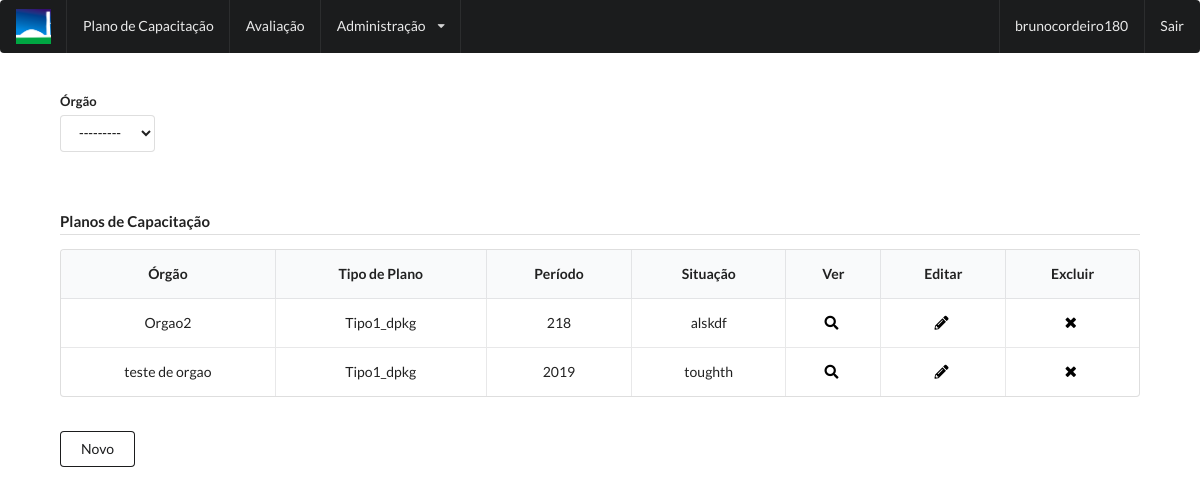
The page /plano/ (signed in) on the database its author committed.
### novo_capacita/models.py (models this page shows)
class Orgao(models.Model):
    cod_orgao = models.AutoField(primary_key=True)
    nome = models.CharField(max_length=200)
    def __str__(self):
        return self.nome
    class Meta:
        db_table = 'Orgao'

class Plano_Capacitacao(models.Model):
    cod_plano_capacitacao = models.AutoField(primary_key=True)
    cod_orgao = models.ForeignKey('Orgao', on_delete=models.CASCADE)
    cod_tipo_plano_capacitacao = models.ForeignKey('Tipo_Plano_Capacitacao', on_delete=models.CASCADE)
    situacao = models.CharField(max_length=200)
    qtd_servidores_efetivos = models.IntegerField()
    qtd_servidores_comissionados = models.IntegerField()
    ano_plano_capacitacao = models.DecimalField(decimal_places=0, max_digits=4, null= False)
    ind_excluido = models.DecimalField(default=0,decimal_places=0, max_digits=2)
    class Meta:
        db_table = 'Plano_Capacitacao'

class Tipo_Plano_Capacitacao(models.Model):
    cod_tipo_plano_capacitacao = models.AutoField(primary_key=True)
    sgl_tipo_plano_capacitacao = models.CharField(max_length = 6, null=False)
    nome_tipo_plano_capacitacao = models.CharField(max_length= 200, null=False)
    ind_excluido = models.DecimalField(default=0,decimal_places=0, max_digits=2)
    def __str__(self):
        return self.nome_tipo_plano_capacitacao
    class Meta:
        db_table = 'Tipo_Plano_Capacitacao'

### novo_capacita/views.py (the view)
# urls.py: url(r'^plano/$', views.plano, name="plano"),
def plano(request):
    planos = Plano_Capacitacao.objects.all()
    plano_filter = PlanoFilter(request.GET, queryset=planos)
    form = PlanoForm()
    return render(request, 'novo_capacita/plano_capacitacao.html', {'filter' : plano_filter, 'form' : form})

### novo_capacita/forms.py
class PlanoForm(forms.ModelForm):
    class Meta:
        model = Plano_Capacitacao
        fields = ('cod_orgao', 'cod_tipo_plano_capacitacao', 'ano_plano_capacitacao','situacao', 'qtd_servidores_efetivos', 'qtd_servidores_comissionados')
        labels = {
            'cod_orgao' : 'Órgão'
        }

### novo_capacita/templates/novo_capacita/plano_capacitacao.html (shortened to what this page needs)
{% extends 'novo_capacita/base.html' %}
{% block content %}
    <div class="table_div">
        <form class="ui form" method="get">
            <div class="two fields">
                <div class="select_orgao field">
                    <label>Órgão</label>
                    {{ filter.form.cod_orgao }}
                </div>
            </div>
        </form>
        <br>
        <h4 class="ui dividing header">Planos de Capacitação</h4>
        <table class="ui celled padded table">
            <thead>
                <tr class="center aligned">
                <th>Órgão</th>
                <th>Tipo de Plano</th>
                <th>Período</th>
                <th>Situação</th>
                <th>Ver</th>
                <th>Editar</th>
                <th>Excluir</th>
                </tr>
            </thead>
            <tbody>
                {% for plano in filter.qs %}
                    <tr class="center aligned">
                        <td>{{plano.cod_orgao}}</td>
                        <td>{{plano.cod_tipo_plano_capacitacao}}</td>
                        <td>{{plano.ano_plano_capacitacao}}</td>
                        <td>{{plano.situacao}}</td>
                        <td><a class="links" href="{% url 'plano_show' plano.cod_plano_capacitacao %}"><i class="search icon"></i></a></td>
                        <td><a class="links" href="{% url 'plano_edit' plano.cod_plano_capacitacao %}"><i class="pencil icon"></i></a></td>
                        <td><a class="links" href="{% url 'plano_delete' plano.cod_plano_capacitacao %}"><i class="delete icon"></i></a></td>
                    </tr>
                {% endfor %}
            </tbody>
        </table>
        <br>
        <a href="/plano/new/"><button class="ui button basic secondary">Novo</button></a>
    </div>
    {% endblock %}

### novo_capacita/templates/novo_capacita/base.html (shortened to what this page needs)
{% load staticfiles %}
<!DOCTYPE html>
<html>
<head>
    <link rel="stylesheet" href="{% static 'css/semantic.min.css' %}">
    <link rel="stylesheet" href="{% static 'css/table.css' %}">
</head>
<body>
    <div class="ui inverted menu">
        <div class="item">
            <img src="{% static 'images/senado.png' %}">
        </div>
        <a href="/plano/" class="item">Plano de Capacitação</a>
        <a class="item">Avaliação</a>
        <div class="ui dropdown item">
            Administração
            <i class="dropdown icon"></i>
        </div>
        {% if user.is_authenticated %}
        <div class="right menu">
            <div class="ui item">
                {{ user.username }}
            </div>
            <a class="ui item" href="/logout/">
                Sair
            </a>
        </div>
        {% endif %}
    </div>
        {% if user.is_authenticated %}
            {% block content %}
            {% endblock %}
        {% else %}
            <div class="ui container">
                <h4 class="ui dividing header">Você não está logado, por favor realize o login</h4>
                <a href="{% url 'cas_ng_login' %}">login</a>
            </div>
        {% endif %}
</body>
</html>

### novo_capacita/static/css/table.css (style rules this page uses)
.table_div { padding-left: 5%; padding-right: 5%; padding-top: 2%; }
.select_orgao { width: 10% !important; }
.links { -webkit-appearance: none; color: rgb(0, 0, 0); }

### rows shown on the page
Orgao: cod_orgao "---------"
Plano_Capacitacao: cod_orgao "Orgao2", cod_tipo_plano_capacitacao "Tipo1_dpkg", ano_plano_capacitacao "218", situacao "alskdf"
Plano_Capacitacao: cod_orgao "teste de orgao", cod_tipo_plano_capacitacao "Tipo1_dpkg", ano_plano_capacitacao "2019", situacao "toughth"

### other values the page prints
{{ user.username }} "brunocordeiro180"
